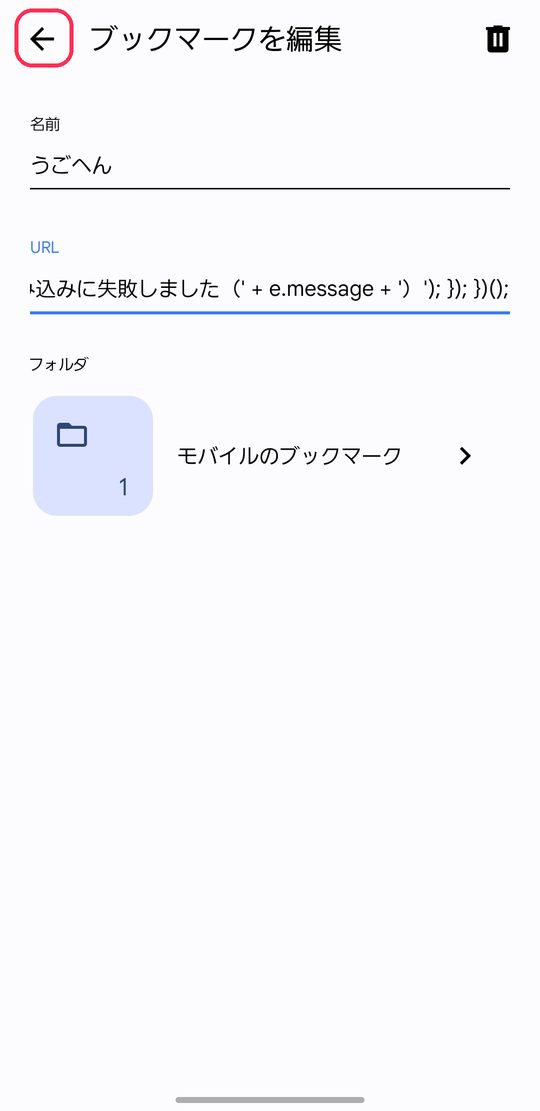
#> input picture docs/img/a-back.jpg, 540 x 1111 px, given in place of a-share.jpg, which was not available
$ python zoom.py
#> lines starting #> are read from the running program, lines starting #| are printed output that depends on the picture; pictures that were not available may be replaced by others from this repository, and a replacement may not be noted
# 手順画像の赤枠まわりを切り抜いた「拡大図」を docs/img/zoom/ に作る。
# 赤枠の位置は guide-screenshots/preview/annotate.py の spec（表示座標）と同じもの。
from PIL import Image, ImageDraw
import os
D = os.path.join(os.path.dirname(__file__), '..', 'docs', 'img')
# 名前: (元画像の表示幅, 切り抜き上端, [(x0, y0, x1, y1), ...])
SPEC = {
 'a-share': (923, 0, [(720,115,820,215),(278,1665,404,1870)]),
 'a-open': (923, 100, [(122,112,545,222)]),
 'a-type': (923, 100, [(150,125,330,210),(30,1105,895,1218)]),
 'a-format': (923, 100, [(172,1640,852,1758)]),
 'a-save': (923, 100, [(172,1642,852,1758)]),
 'a-star': (923, 100, [(505,135,620,250)]),
 'a-edit': (923, 100, [(40,1632,882,1922)]),
 'a-fields': (923, 100, [(40,290,882,435),(40,505,882,645)]),
 'a-back': (923, 100, [(25,115,125,215)]),
 'i-add': (920, 110, [(50,1800,870,1928)]),
 'i-fav': (920, 110, [(280,1705,440,1940)]),
 'i-appmenu': (920, 110, [(300,1105,790,1225)]),
 'i-safaripage': (920, 110, [(200,1815,290,1920)]),
 'i-safarimenu': (920, 110, [(250,760,730,850)]),
 'i-safarifav': (920, 110, [(80,1705,240,1940)]),
 'i-panel': (920, 110, [(248,1492,858,1596)]),
 'i-allow-send': (920, 110, [(46,692,872,828)]),
 'i-allow-pixiv': (920, 110, [(468,682,872,816)]),
 'i-sc-share': (920, 110, [(38,500,505,790),(90,1148,560,1232)]),
 'i-sc-more': (920, 110, [(682,1705,842,1940)]),
 'i-sc-editbtn': (920, 110, [(280,1745,640,1832)]),
 'i-sc-plus': (920, 110, [(40,1488,880,1600),(778,175,890,285)]),
 'i-sc-done': (920, 110, [(80,1705,240,1940)]),
 'i-video': (920, 110, [(80,1705,240,1940)]),
}
PAD, MINW, MINH, JOIN = 36, 340, 230, 420

def boxes(name):
    w, top, bs = SPEC[name]
    k = 540 / w
    return [tuple(round((v - (top if i % 2 else 0)) * k) for i, v in enumerate(b)) for b in bs]

def region(bs, W, H):
    x0 = min(b[0] for b in bs) - PAD; y0 = min(b[1] for b in bs) - PAD
    x1 = max(b[2] for b in bs) + PAD; y1 = max(b[3] for b in bs) + PAD
    cx, cy = (x0 + x1) / 2, (y0 + y1) / 2
    w, h = max(x1 - x0, MINW), max(y1 - y0, MINH)
    x0 = min(max(0, cx - w / 2), W - w); y0 = min(max(0, cy - h / 2), H - h)
    return tuple(round(v) for v in (max(0, x0), max(0, y0), min(W, x0 + w), min(H, y0 + h)))

os.makedirs(os.path.join(D, 'zoom'), exist_ok=True)
for name in SPEC:
    im = Image.open(os.path.join(D, name + '.jpg')).convert('RGB')
#> im is the input picture: PIL image 540x1111 RGB; mean R, G, B 248, 248.1, 251
    bs = sorted(boxes(name), key=lambda b: b[1])
    # 離れた赤枠は別々に切り抜いて縦に並べる
    groups = [[bs[0]]]
    for b in bs[1:]:
        g = groups[-1]
        if max(x[3] for x in g + [b]) - min(x[1] for x in g + [b]) <= JOIN: g.append(b)
        else: groups.append([b])
    parts = [im.crop(region(g, *im.size)) for g in groups]
#> parts = 2 items
    GAP = 10
    out = Image.new('RGB', (max(p.width for p in parts), sum(p.height for p in parts) + GAP * (len(parts) - 1)), (26, 26, 26))
#> out: PIL image 340x470 RGB; every value is 26
    y = 0
    for p in parts:
        out.paste(p, ((out.width - p.width) // 2, y)); y += p.height + GAP
#> this loop made 2 passes
#> y on passes 1 to 2: 240, 480
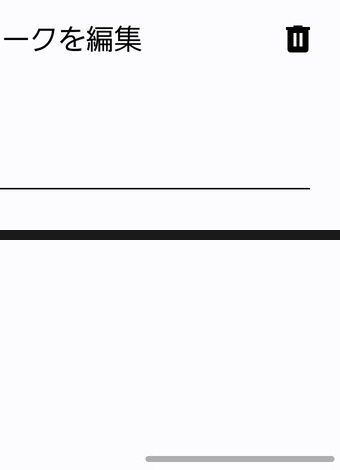
#> out: PIL image 340x470 RGB; mean R, G, B 243.6, 243.6, 245.5
#> after the loop, y = 480
    out.save(os.path.join(D, 'zoom', name + '.jpg'), quality=86)
    print(name, out.size, len(parts))
#| a-share (340, 470) 2
#> pass 2 of the loop `for name in SPEC:`:
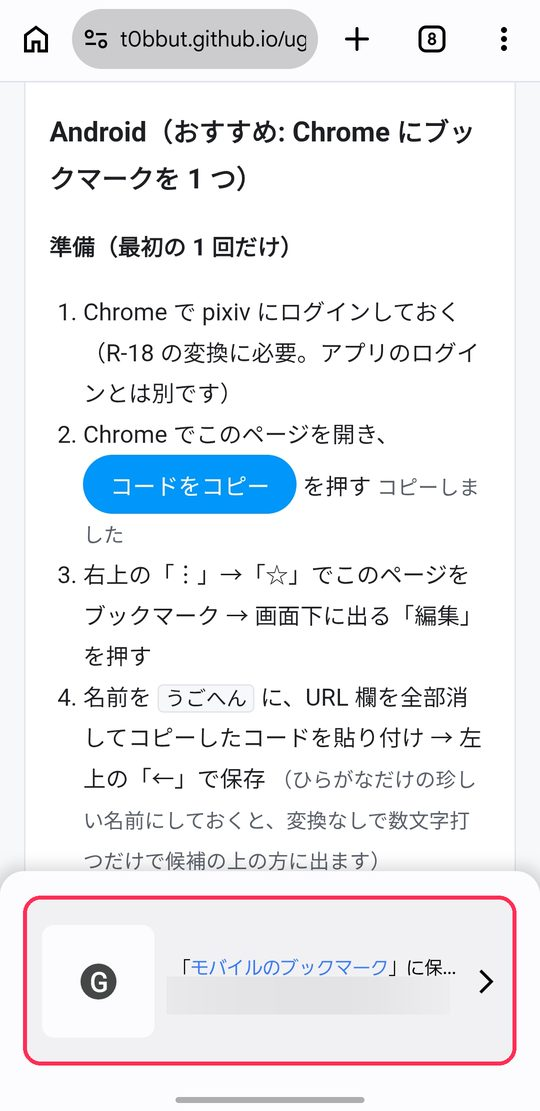
#> input picture docs/img/a-edit.jpg, 540 x 1111 px, given in place of a-open.jpg, which was not available
#> im is the input picture: PIL image 540x1111 RGB; mean R, G, B 236.2, 237.5, 240.5
#> after the loop `for b in bs[1:]:`: groups = [[(71, 7, 319, 71)]]
#> parts = 1 item
#> the loop `for p in parts:` made 1 pass
#> after the loop `for p in parts:`:
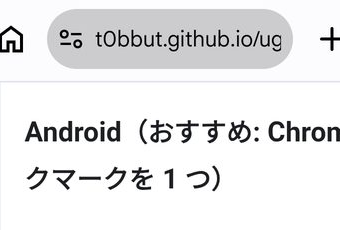
#> out: PIL image 340x230 RGB; mean R, G, B 231.5, 231.5, 232.4
#> after the loop `for p in parts:`: y = 240
#| a-open (340, 230) 1
#> (the run stopped early here; a loop or call above may not have finished)
